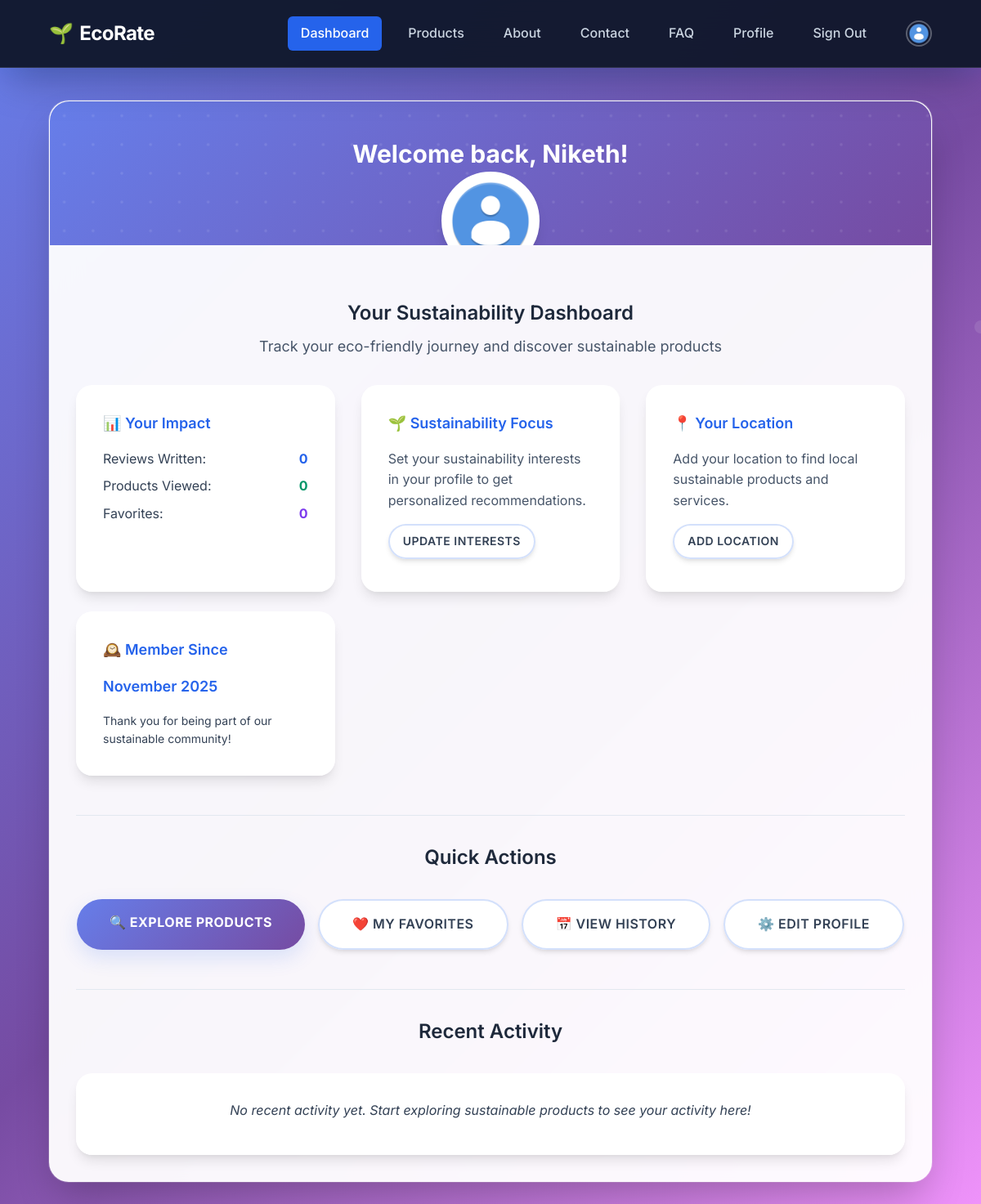
Screenshot of /user/home/ (signed in) with the database file from the repository.
### accounts/models.py (models this page shows, shortened)
class CustomUser(AbstractUser):
    USER_TYPES = (
        ('user', 'Registered User'),
        ('seller', 'Registered Seller'),
        ('admin', 'Admin'),
    )
    user_type = models.CharField(max_length=10, choices=USER_TYPES, default='user')
    profile_pic = models.ImageField(upload_to='profile_pics/', default='profile_pics/default.jpg', blank=True)
    bio = models.TextField(max_length=500, blank=True, default='')
    location = models.CharField(max_length=100, blank=True, default='')
    website = models.URLField(blank=True, default='')
    phone_number = models.CharField(max_length=15, blank=True, default='')
    sustainability_interests = models.TextField(
        blank=True,
        default='',
        help_text="Comma-separated list of sustainability interests"
    )

### accounts/views.py (the view)
# urls.py: path('user/home/', views.user_home, name='user_home'),
def user_home(request):
    if not request.user.is_authenticated or request.user.user_type != 'user':
        return redirect('login')
    from .models import UserHistory, Favorite
    user_reviews = Review.objects.filter(user=request.user)
    user_favorites = Favorite.objects.filter(user=request.user)
    user_history = UserHistory.objects.filter(user=request.user)
    return render(request, 'accounts/user_home.html', {
        'user': request.user,
        'reviews_count': user_reviews.count(),
        'favorites_count': user_favorites.count(),
        'products_viewed': user_history.count(),
    })

### accounts/templates/accounts/user_home.html (shortened to what this page needs)
{% extends "accounts/base.html" %}
{% load static %}
{% block content %}
<nav class="nav-bar">
  <div class="nav-container">
    <a href="{% url 'user_home' %}" class="nav-brand">
      <span style="margin-right: 0.5rem;">🌱</span>EcoRate
    </a>
    <div class="nav-links">
      <a href="{% url 'user_home' %}" class="nav-link active">Dashboard</a>
      <a href="{% url 'product_list' %}" class="nav-link">Products</a>
      <a href="{% url 'about' %}" class="nav-link">About</a>
      <a href="{% url 'contact' %}" class="nav-link">Contact</a>
      <a href="{% url 'faq' %}" class="nav-link">FAQ</a>
      <a href="{% url 'user_profile' %}" class="nav-link">Profile</a>
      <a href="{% url 'logout' %}" class="nav-link">Sign Out</a>
      <img src="{{ user.profile_pic.url }}" alt="Profile" style="width: 32px; height: 32px; border-radius: 50%; object-fit: cover; margin-left: 1rem; border: 2px solid rgba(255,255,255,0.3);">
    </div>
  </div>
</nav>
<div class="card">
  <div class="card-header">
    <h2>Welcome back, {{ user.username }}!</h2>
    <img class="avatar" src="{{ user.profile_pic.url }}" alt="{{ user.username }}'s Profile Picture">
  </div>
  <div class="card-body">
    <div class="text-center mb-8">
      <h3 style="color: var(--neutral-800); margin-bottom: 0.5rem;">Your Sustainability Dashboard</h3>
      <p style="color: var(--neutral-600); font-size: 1.125rem;">Track your eco-friendly journey and discover sustainable products</p>
    </div>
    <div class="form-grid">
      <div class="dashboard-card">
        <h4>📊 Your Impact</h4>
        <div style="margin: 1rem 0;">
          <div style="display: flex; justify-content: space-between; margin-bottom: 0.5rem;">
            <span>Reviews Written:</span>
            <strong style="color: var(--primary-color);">{{ reviews_count }}</strong>
          </div>
          <div style="display: flex; justify-content: space-between; margin-bottom: 0.5rem;">
            <span>Products Viewed:</span>
            <strong style="color: var(--secondary-color);">{{ products_viewed }}</strong>
          </div>
          <div style="display: flex; justify-content: space-between;">
            <span>Favorites:</span>
            <strong style="color: var(--accent-color);">{{ favorites_count }}</strong>
          </div>
        </div>
      </div>
      <div class="dashboard-card">
        <h4>🌱 Sustainability Focus</h4>
        <p style="margin: 1rem 0;">{{ user.sustainability_interests|default:"Set your sustainability interests in your profile to get personalized recommendations." }}</p>
        <a href="{% url 'user_profile' %}" class="btn-secondary" style="font-size: 0.875rem; padding: 0.5rem 1rem; text-decoration: none;">Update Interests</a>
      </div>
      <div class="dashboard-card">
        <h4>📍 Your Location</h4>
        <p style="margin: 1rem 0;">{{ user.location|default:"Add your location to find local sustainable products and services." }}</p>
        {% if not user.location %}
        <a href="{% url 'user_profile' %}" class="btn-secondary" style="font-size: 0.875rem; padding: 0.5rem 1rem; text-decoration: none;">Add Location</a>
        {% endif %}
      </div>
      <div class="dashboard-card">
        <h4>🕰️ Member Since</h4>
        <p style="margin: 1rem 0; font-size: 1.125rem; font-weight: 600; color: var(--primary-color);">{{ user.date_joined|date:"F Y" }}</p>
        <p style="margin: 0; font-size: 0.875rem; color: var(--neutral-500);">Thank you for being part of our sustainable community!</p>
      </div>
    </div>
    <div style="margin-top: 3rem; padding-top: 2rem; border-top: 1px solid var(--neutral-200);">
      <h3 style="text-align: center; color: var(--neutral-800); margin-bottom: 2rem;">Quick Actions</h3>
      <div style="display: flex; gap: 1rem; justify-content: center; flex-wrap: wrap;">
        <a href="{% url 'product_list' %}" class="btn-primary" style="text-decoration: none;">
          🔍 Explore Products
        </a>
        <a href="{% url 'favorites' %}" class="btn-secondary" style="text-decoration: none;">
          ❤️ My Favorites
        </a>
        <a href="{% url 'user_history' %}" class="btn-secondary" style="text-decoration: none;">
          📅 View History
        </a>
        <a href="{% url 'user_profile' %}" class="btn-secondary" style="text-decoration: none;">
          ⚙️ Edit Profile
        </a>
      </div>
    </div>
    <div style="margin-top: 3rem; padding-top: 2rem; border-top: 1px solid var(--neutral-200);">
      <h3 style="text-align: center; color: var(--neutral-800); margin-bottom: 2rem;">Recent Activity</h3>
      <div class="dashboard-card" style="text-align: center;">
        <p style="color: var(--neutral-500); font-style: italic;">No recent activity yet. Start exploring sustainable products to see your activity here!</p>
      </div>
    </div>
  </div>
</div>
{% endblock %}

### rows the page displays
CustomUser: profile_pic (placeholder picture), username "Niketh", sustainability_interests "Set your sustainability interests in your profile to get personalized recommendations.", location "Add your location to find local sustainable products and services.", date_joined "November 2025"

### other values shown
{{ reviews_count }} "0"
{{ products_viewed }} "0"
{{ favorites_count }} "0"
